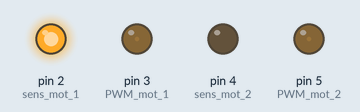
A sketch run on a simulated Arduino Uno, built with avr-gcc and run on an emulated ATmega328P. Shown: output pins drawn as LEDs (lit = HIGH).

Above: at 0.15 s.
At 3.5 s:
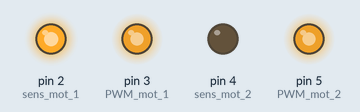
At 7.15 s:
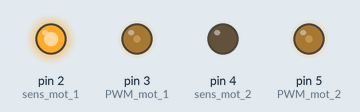
At 17.36 s:
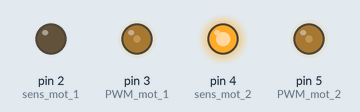
At 26.65 s:
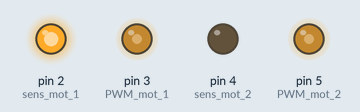
At 38.9 s:
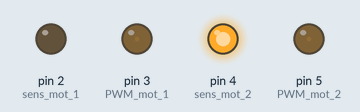
Timing chart, 0 to 40.0 s (numbered marks = the images above):
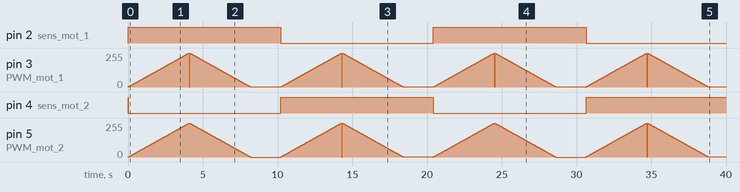

The sketch:

Prg_Mot_GD.ino
```cpp
#define sens_mot_1 2
#define sens_mot_2 4
#define PWM_mot_1 3
#define PWM_mot_2 5
unsigned int compt=0;
void setup() {
  // put your setup code here, to run once:
  pinMode(sens_mot_1,OUTPUT);
  pinMode(sens_mot_2,OUTPUT);
  digitalWrite(sens_mot_1, HIGH);
  digitalWrite(sens_mot_2, LOW);
}

void Com_Mot_Gauche(int vitesse);

void Com_Mot_Gauche( int vitesse)
{
  if ( vitesse >= 0)
  {
    digitalWrite(sens_mot_2, LOW);
    analogWrite(PWM_mot_2,vitesse);
  }
  else
  {
    digitalWrite(sens_mot_2, HIGH);
    analogWrite(PWM_mot_2,abs (vitesse));
  }

}


void Com_Mot_Droit(int vitesse);

void Com_Mot_Droit( int vitesse)
{
  if ( vitesse >= 0)
  {
    digitalWrite(sens_mot_1, HIGH);
    analogWrite(PWM_mot_1,vitesse);
  }
  else
  {
    digitalWrite(sens_mot_1, LOW);
    analogWrite(PWM_mot_1,abs (vitesse));
  }

}


void loop() {
  // put your main code here, to run repeatedly:
  while (compt <=255)
  {
    Com_Mot_Droit(compt);
    Com_Mot_Gauche(abs(compt-1));
    compt++;
    delay(16);
  }
  while (compt > 0)
  {
    Com_Mot_Droit(compt);
    Com_Mot_Gauche(abs(compt-1));
    compt--;
    delay(16);
  }
  delay(2000);
  while (compt <=255)
  {
    Com_Mot_Droit(-compt);
    Com_Mot_Gauche(-compt);
    compt++;
    delay(16);
  }
  while (compt > 0)
  {
    Com_Mot_Droit(-compt);
    Com_Mot_Gauche(-compt);
    compt--;
    delay(16);
  }
  delay(2000);

}
```

Measured:
- by itself, pin 2 (sens_mot_1): HIGH → LOW at 10.2 s, → HIGH 10.2 s later, → LOW 10.2 s later
- by itself, pin 4 (sens_mot_2): goes HIGH 0.02 s, LOW 10.2 s, HIGH 10.2 s, LOW 10.2 s, then HIGH
